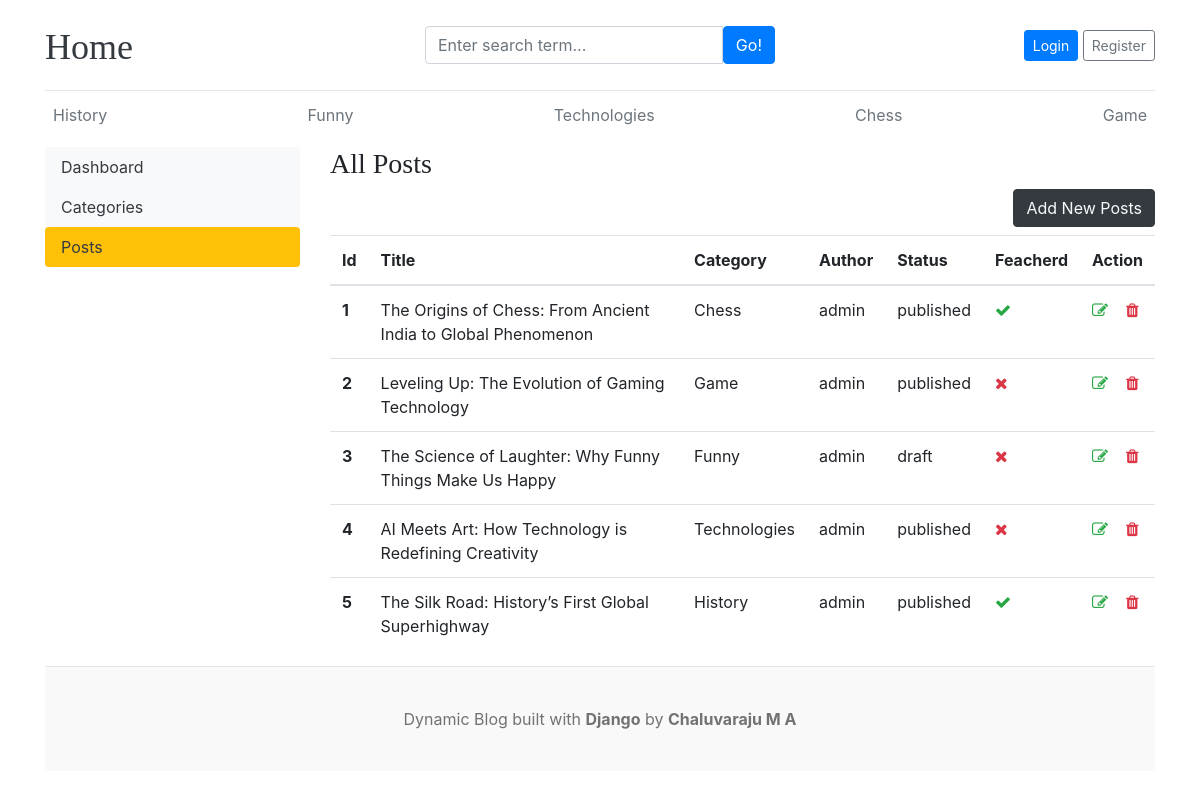
The app's page /dashboard/posts/ with its own data.
### blogs/models.py (models this page shows, shortened)
class Category(models.Model):
    category_name = models.CharField(max_length=50, unique=True)
    created_at = models.DateTimeField(auto_now_add=True)
    updated_at = models.DateTimeField(auto_now=True)
    class Meta:
        verbose_name_plural = 'Categories'
    def __str__(self):
      return self.category_name

class Blogs(models.Model):
    title = models.CharField(max_length=100, unique=True)
    slug = models.SlugField(unique=True, blank=True)
    category = models.ForeignKey(Category, on_delete=models.CASCADE)
    author = models.ForeignKey(User, on_delete=models.CASCADE)
    blog_image = models.ImageField(upload_to='uploads/%y/%m/%d')
    short_description = models.TextField(max_length=1000)
    blog_body = models.TextField(max_length=3000)
    status = models.CharField(max_length=100,choices = STATUS_CHOICE, default='draft')
    is_feacherd = models.BooleanField(default=False)
    created_at = models.DateTimeField(auto_now_add=True)
    updated_at = models.DateTimeField(auto_now=True)
    class Meta:
        verbose_name_plural = 'Blogs'

### dashboard/views.py (the view)
# urls.py: path('posts/', views.posts, name="posts"),
def posts(request):
    posts = Blogs.objects.all()
    context={
        'posts':posts
    }
    return render(request, 'dashboard/posts.html', context)

### blogs/context_processors.py (called while the page is built)
def get_categories(request):
    categories = Category.objects.all()
    return dict(categories=categories)

### templates/dashboard/posts.html
{% extends '../base/base.html' %}
{% block content %}
<div class="row">
    {% include './leftsidebar.html' %}
    <div class="col-md-9">
      <h3>All Posts</h3>
      <a href="{% url 'add_posts' %}" class="btn btn-dark text-light float-right mb-2">Add New Posts</a>
        <table class="table table-hover">
            <thead>
              <tr>
                <th>Id</th>
                <th>Title</th>
                <th>Category</th>
                <th>Author</th>
                <th>Status</th>
                <th>Feacherd</th>
                <th>Action</th>
              </tr>
            </thead>
            <tbody>
            {% for post in posts %}
              <tr>
                <th>{{ forloop.counter }}</th>
                <td>{{ post.title }}</td>
                <td>{{ post.category }}</td>
                <td>{{ post.author }}</td>
                <td>{{ post.status }}</td>
                <td>{% if post.is_feacherd %} <i class="fa fa-check text-success"> {% else %} <i class="fa fa-times text-danger"> {% endif %} </td>
                <td>
                    <a href="{% url 'edit_posts' post.id %}"><i class="fa fa-edit text-success"></i></a> &nbsp;&nbsp;
                    <a href="{% url 'delete_posts' post.id %}"><i class="fa fa-trash text-danger"></i></a>
                </td>
              </tr>
            {% endfor %}
            </tbody>
          </table>
    </div>
</div>
{% endblock %}

### templates/base/header.html (shortened to what this page needs)
{% load static %}
<!DOCTYPE html>
<html lang="en">
<head>
    <link href="https://getbootstrap.com/docs/4.0/dist/css/bootstrap.min.css" rel="stylesheet">
    <link href="{% static 'css/style.css' %}" rel="stylesheet">
    <link rel="stylesheet" href="https://cdnjs.cloudflare.com/ajax/libs/font-awesome/4.7.0/css/font-awesome.min.css">
  </head>
<body>
    <div class="container">
      <header class="blog-header py-3">
        <div class="row flex-nowrap justify-content-between align-items-center">
          <div class="col-4 pt-1">
            <a class="blog-header-logo text-dark" href="/">Home</a>
          </div>
          <div class="col-4">
            <form action="{% url 'search' %}" method="GET">
              <div class="input-group">
                <input class="form-control" name="keyword" type="text" placeholder="Enter search term..." aria-label="Enter search term..." aria-describedby="button-search" />
                <button type="submit" class="btn btn-primary" id="button-search" type="button">Go!</button>
            </div>
            </form>
          </div>
          <div class="col-4 d-flex justify-content-end align-items-center">
            {% if not user.is_authenticated %}
            <a class="btn btn-sm btn-primary" href="{% url 'login' %}">Login</a> &nbsp;
            <a class="btn btn-sm btn-outline-secondary" href="{% url 'register' %}">Register</a>
            {% else %}
            <span><a href="{% url 'dashboard' %}" class="btn btn-sm btn-primary">Dashboard</a></span> &nbsp;
            <span><a class="btn btn-sm btn-outline-secondary" href="{% url 'logout' %}">Logout</a></span>
            {% endif %}
          </div>
    </div>
      </header>
      <div class="nav-scroller py-1 mb-2">
        <nav class="nav d-flex justify-content-between">
          {% for cat in categories %}
          <a class="p-2 text-muted" href="{% url 'posts_by_category' cat.id %}">{{ cat.category_name}}</a>
          {%endfor%}
        </nav>
      </div>

### static/css/style.css (style rules this page uses)
html, body { height: 100%; margin: 0; }
body { display: flex; flex-direction: column; }
.blog-header { border-bottom: 1px solid #e5e5e5; }
.blog-header-logo { font-family: "Playfair Display", Georgia, "Times New Roman", serif; font-size: 2.25rem; }
h1, h2, h3, h4, h5, h6 { font-family: "Playfair Display", Georgia, "Times New Roman", serif; }

### records on screen
Category: category_name "History"
Category: category_name "Funny"
Category: category_name "Technologies"
Category: category_name "Chess"
Category: category_name "Game"
Blogs: title "The Origins of Chess: From Ancient India to Global Phenomenon", category "Chess", author "admin", status "published", is_feacherd True (drawn)
Blogs: title "Leveling Up: The Evolution of Gaming Technology", category "Game", author "admin", status "published", is_feacherd False (drawn)
Blogs: title "The Science of Laughter: Why Funny Things Make Us Happy", category "Funny", author "admin", status "draft", is_feacherd False (drawn)
Blogs: title "AI Meets Art: How Technology is Redefining Creativity", category "Technologies", author "admin", status "published", is_feacherd False (drawn)
Blogs: title "The Silk Road: History’s First Global Superhighway", category "History", author "admin", status "published", is_feacherd True (drawn)
